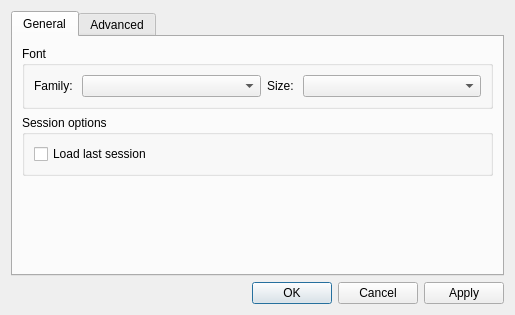
<?xml version="1.0" encoding="UTF-8"?>
<ui version="4.0">
 <class>OptionsDialog</class>
 <widget class="QDialog" name="OptionsDialog">
  <property name="geometry">
   <rect>
    <x>0</x>
    <y>0</y>
    <width>515</width>
    <height>315</height>
   </rect>
  </property>
  <property name="sizePolicy">
   <sizepolicy hsizetype="Fixed" vsizetype="Fixed">
    <horstretch>0</horstretch>
    <verstretch>0</verstretch>
   </sizepolicy>
  </property>
  <property name="windowTitle">
   <string>Options</string>
  </property>
  <layout class="QVBoxLayout" name="verticalLayout_2">
   <item>
    <widget class="QTabWidget" name="tabWidget">
     <property name="enabled">
      <bool>true</bool>
     </property>
     <property name="currentIndex">
      <number>0</number>
     </property>
     <widget class="QWidget" name="general_tab">
      <attribute name="title">
       <string>General</string>
      </attribute>
      <layout class="QVBoxLayout" name="verticalLayout_3">
       <item>
        <widget class="QGroupBox" name="fontBox">
         <property name="sizePolicy">
          <sizepolicy hsizetype="Expanding" vsizetype="Fixed">
           <horstretch>0</horstretch>
           <verstretch>0</verstretch>
          </sizepolicy>
         </property>
         <property name="title">
          <string>Font</string>
         </property>
         <layout class="QHBoxLayout" name="horizontalLayout_3">
          <item>
           <layout class="QHBoxLayout" name="horizontalLayout">
            <property name="sizeConstraint">
             <enum>QLayout::SetDefaultConstraint</enum>
            </property>
            <item>
             <widget class="QLabel" name="label">
              <property name="text">
               <string>Family: </string>
              </property>
             </widget>
            </item>
            <item>
             <widget class="QComboBox" name="fontFamilyBox">
              <property name="sizePolicy">
               <sizepolicy hsizetype="Expanding" vsizetype="Fixed">
                <horstretch>0</horstretch>
                <verstretch>0</verstretch>
               </sizepolicy>
              </property>
             </widget>
            </item>
            <item>
             <widget class="QLabel" name="label_2">
              <property name="text">
               <string>Size: </string>
              </property>
             </widget>
            </item>
            <item>
             <widget class="QComboBox" name="fontSizeBox">
              <property name="sizePolicy">
               <sizepolicy hsizetype="Expanding" vsizetype="Fixed">
                <horstretch>0</horstretch>
                <verstretch>0</verstretch>
               </sizepolicy>
              </property>
             </widget>
            </item>
           </layout>
          </item>
         </layout>
        </widget>
       </item>
       <item>
        <widget class="QGroupBox" name="sessionBox">
         <property name="title">
          <string>Session options</string>
         </property>
         <layout class="QVBoxLayout" name="verticalLayout_6">
          <item>
           <widget class="QCheckBox" name="loadLastSessionCheckBox">
            <property name="text">
             <string>Load last session</string>
            </property>
           </widget>
          </item>
         </layout>
        </widget>
       </item>
       <item>
        <spacer name="verticalSpacer">
         <property name="orientation">
          <enum>Qt::Vertical</enum>
         </property>
         <property name="sizeHint" stdset="0">
          <size>
           <width>20</width>
           <height>0</height>
          </size>
         </property>
        </spacer>
       </item>
      </layout>
     </widget>
     <widget class="QWidget" name="advanced_tab">
      <property name="enabled">
       <bool>true</bool>
      </property>
      <attribute name="title">
       <string>Advanced</string>
      </attribute>
      <layout class="QVBoxLayout" name="verticalLayout_5">
       <item>
        <widget class="QGroupBox" name="pollBox">
         <property name="title">
          <string>File polling</string>
         </property>
         <layout class="QVBoxLayout" name="verticalLayout">
          <item>
           <widget class="QCheckBox" name="pollingCheckBox">
            <property name="text">
             <string>Enable Polling</string>
            </property>
           </widget>
          </item>
          <item>
           <layout class="QHBoxLayout" name="horizontalLayout_2">
            <item>
             <widget class="QLabel" name="label_5">
              <property name="text">
               <string>Time Interval (ms):</string>
              </property>
             </widget>
            </item>
            <item>
             <widget class="QLineEdit" name="pollIntervalLineEdit">
              <property name="maximumSize">
               <size>
                <width>16777215</width>
                <height>16777215</height>
               </size>
              </property>
              <property name="inputMethodHints">
               <set>Qt::ImhDigitsOnly</set>
              </property>
             </widget>
            </item>
           </layout>
          </item>
          <item>
           <widget class="QLabel" name="label_7">
            <property name="text">
             <string>Files will be polled at the interval specified here.</string>
            </property>
            <property name="textFormat">
             <enum>Qt::AutoText</enum>
            </property>
            <property name="wordWrap">
             <bool>true</bool>
            </property>
           </widget>
          </item>
         </layout>
        </widget>
       </item>
       <item>
        <spacer name="verticalSpacer_2">
         <property name="orientation">
          <enum>Qt::Vertical</enum>
         </property>
         <property name="sizeHint" stdset="0">
          <size>
           <width>20</width>
           <height>40</height>
          </size>
         </property>
        </spacer>
       </item>
      </layout>
     </widget>
    </widget>
   </item>
   <item>
    <widget class="QDialogButtonBox" name="buttonBox">
     <property name="orientation">
      <enum>Qt::Horizontal</enum>
     </property>
     <property name="standardButtons">
      <set>QDialogButtonBox::Apply|QDialogButtonBox::Cancel|QDialogButtonBox::Ok</set>
     </property>
    </widget>
   </item>
  </layout>
 </widget>
 <resources/>
 <connections/>
 <designerdata>
  <property name="gridDeltaX">
   <number>10</number>
  </property>
  <property name="gridDeltaY">
   <number>10</number>
  </property>
  <property name="gridSnapX">
   <bool>true</bool>
  </property>
  <property name="gridSnapY">
   <bool>true</bool>
  </property>
  <property name="gridVisible">
   <bool>true</bool>
  </property>
 </designerdata>
</ui>
